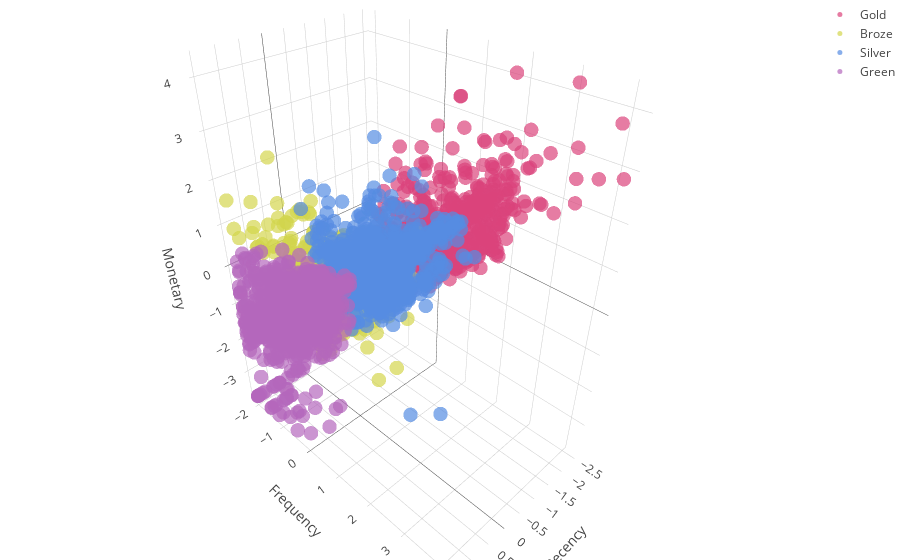

Here is the notebook cell this chart was saved with:
### Code cell
iplot(fig_2)

### Figure 1 — Plotly figure (JSON) as saved in the notebook; plotly's stock layout.template omitted (floating-point values rounded to 4 significant figures; data arrays with more than 128 entries replaced by an {"elided": "..."} marker saying what was removed)
{"data": [{"marker": {"color": "#db437b", "opacity": 0.7, "size": 5}, "mode": "markers", "name": "Gold", "type": "scatter3d", "uid": "43f2f95a-c632-4f7a-b37b-0fd7dcbeff66", "x": {"elided": "807 float values"}, "y": {"elided": "807 float values"}, "z": {"elided": "807 float values"}}, {"marker": {"color": "#d3d64d", "opacity": 0.7, "size": 5}, "mode": "markers", "name": "Broze", "type": "scatter3d", "uid": "e96ca20c-c9a2-44ba-ade4-57a5a0fbfd83", "x": {"elided": "889 float values"}, "y": {"elided": "889 float values"}, "z": {"elided": "889 float values"}}, {"marker": {"color": "#568ce2", "opacity": 0.7, "size": 5}, "mode": "markers", "name": "Silver", "type": "scatter3d", "uid": "889f128e-8c6c-4765-ab24-5f5ed4868ade", "x": {"elided": "1250 float values"}, "y": {"elided": "1250 float values"}, "z": {"elided": "1250 float values"}}, {"marker": {"color": "#b467bc", "opacity": 0.7, "size": 5}, "mode": "markers", "name": "Green", "type": "scatter3d", "uid": "25a3a9e3-7d21-46cf-9d43-2c1a02f03505", "x": {"elided": "1276 float values"}, "y": {"elided": "1276 float values"}, "z": {"elided": "1276 float values"}}], "layout": {"margin": {"b": 0, "l": 10, "r": 0, "t": 0}, "scene": {"xaxis": {"title": "Recency"}, "yaxis": {"title": "Frequency"}, "zaxis": {"title": "Monetary"}}}}
